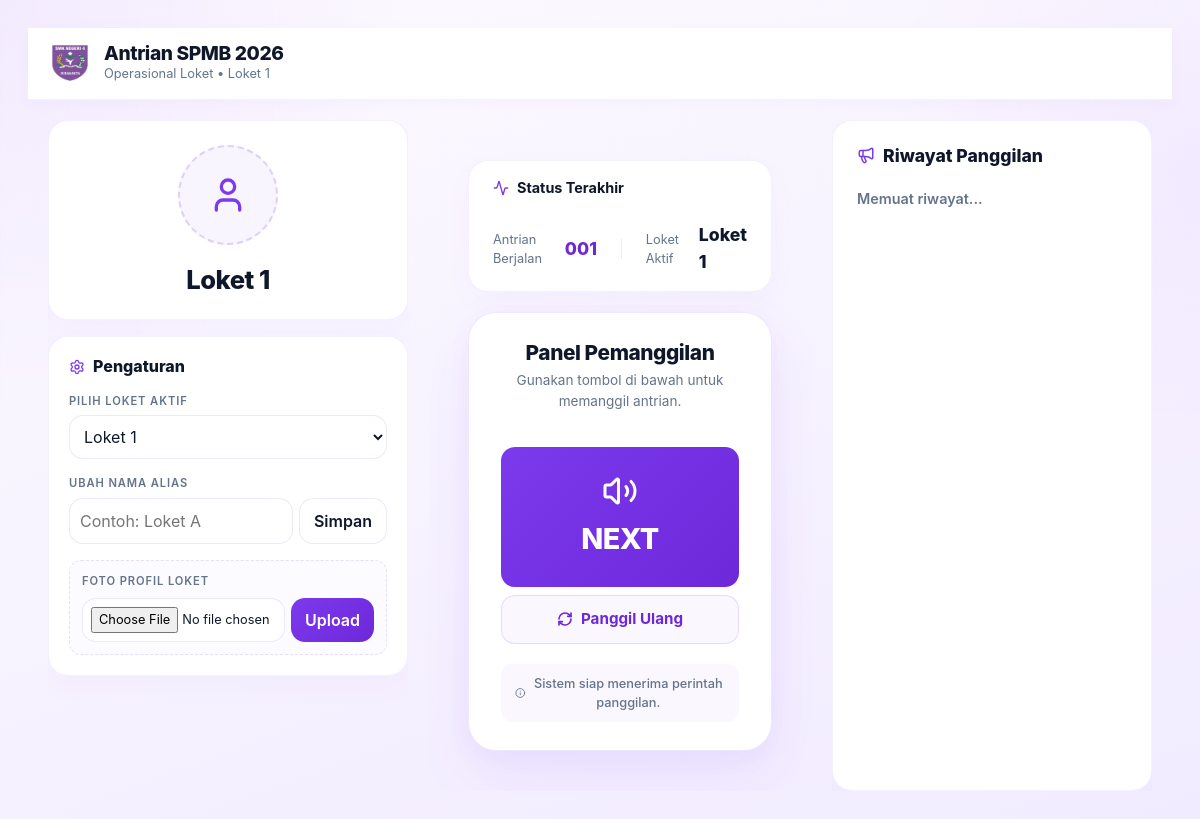
The page /loket?loket=1 (signed in) on the database as committed earlier.
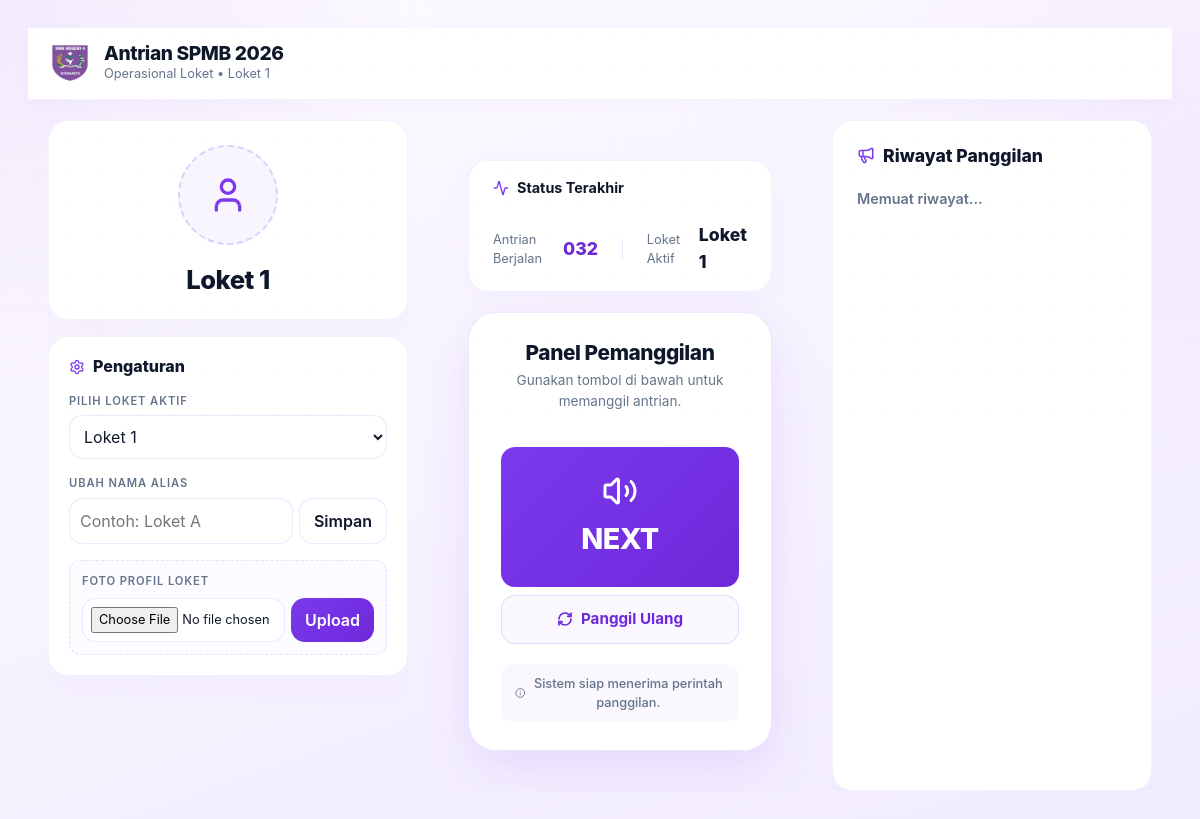
The same page on the database as committed later.
### tables this page shows
CREATE TABLE users (
                id INTEGER PRIMARY KEY AUTOINCREMENT,
                username TEXT NOT NULL UNIQUE,
                password_hash TEXT NOT NULL,
                role TEXT NOT NULL CHECK (role IN ("admin", "loket")),
                created_at TEXT NOT NULL
            , alias TEXT NOT NULL DEFAULT "", loket_number INTEGER NOT NULL DEFAULT 0);

CREATE TABLE state (
            id INTEGER PRIMARY KEY CHECK (id = 1),
            antrian INTEGER NOT NULL DEFAULT 0,
            loket INTEGER NOT NULL DEFAULT 0,
            panggil INTEGER NOT NULL DEFAULT 0
        );

### index.php (called while the page is built, shortened)
<?php
$requestUri = $_SERVER['REQUEST_URI'] ?? '';
$path = parse_url($requestUri, PHP_URL_PATH);
if ($path === '/' || $path === '/admin' || $path === '/index.php') {
    $page = $_GET['page'] ?? 'admin';
} elseif (strpos($path, '/loket') === 0) {
    $page = 'loket';
} elseif ($path === '/layar') {
    $page = 'layar';
} elseif ($path === '/admin') {
    $page = 'admin';
} elseif ($path === '/login') {
    $page = 'login';
} elseif ($path === '/register') {
    $page = 'register';
} elseif ($path === '/logout') {
    $page = 'logout';
} else {
    $page = '404';
}
$pageMap = [
    'menu' => __DIR__ . '/views/menu.php',
    'layar' => __DIR__ . '/views/layar.php',
    'admin' => __DIR__ . '/views/admin.php',
    'loket' => __DIR__ . '/views/loket.php',
    'login' => __DIR__ . '/auth/login.php',
    'register' => __DIR__ . '/auth/register.php',
    'logout' => __DIR__ . '/auth/logout.php',
];
require $pageMap[$page];

### auth/helpers.php (called while the page is built, shortened)
<?php
require_once __DIR__ . '/../config/database.php';
function antrian_base_url(): string
{
    static $baseUrl = null;
    if ($baseUrl !== null) {
        return $baseUrl;
    }
    $basePath = rtrim(dirname($_SERVER['SCRIPT_NAME']), '\\/');
    $basePath = rtrim($basePath, '\\/');
    $baseUrl = $basePath;
    return $baseUrl;
}
function antrian_csrf_token(): string
{
    return $_SESSION['_csrf_token'];
}
function antrian_loket_user_by_number(int $loketNumber): ?array
{
    $statement = antrian_db()->prepare(
        'SELECT id, username, alias, loket_number, role, created_at
         FROM users
         WHERE role = "loket" AND loket_number = :loket_number
         LIMIT 1'
    );
    $statement->bindValue(':loket_number', $loketNumber, PDO::PARAM_INT);
    $statement->execute();
    $user = $statement->fetch();
    return $user ?: null;
}

### config/database.php (called while the page is built, shortened)
<?php
function antrian_db(): PDO
{
    static $pdo = null;
    if ($pdo instanceof PDO) {
        return $pdo;
    }
    $databasePath = __DIR__ . '/../database/antrian.sqlite';
    $pdo = new PDO('sqlite:' . $databasePath);
    $pdo->setAttribute(PDO::ATTR_ERRMODE, PDO::ERRMODE_EXCEPTION);
    $pdo->setAttribute(PDO::ATTR_DEFAULT_FETCH_MODE, PDO::FETCH_ASSOC);
    $pdo->setAttribute(PDO::ATTR_TIMEOUT, 5);
    $pdo->exec('PRAGMA busy_timeout = 5000');
    $pdo->exec('PRAGMA journal_mode = WAL');
    $pdo->exec('PRAGMA synchronous = NORMAL');
    $pdo->exec('PRAGMA foreign_keys = ON');
    $pdo->exec(
        'CREATE TABLE IF NOT EXISTS state (
            id INTEGER PRIMARY KEY CHECK (id = 1),
            antrian INTEGER NOT NULL DEFAULT 0,
            loket INTEGER NOT NULL DEFAULT 0,
            panggil INTEGER NOT NULL DEFAULT 0
        )'
    );
    $pdo->exec('INSERT OR IGNORE INTO state (id, antrian, loket, panggil) VALUES (1, 0, 0, 0)');
    $pdo->exec(
        'CREATE TABLE IF NOT EXISTS app_settings (
            id INTEGER PRIMARY KEY CHECK (id = 1),
            intro_text TEXT NOT NULL,
            outro_text TEXT NOT NULL,
            queue_start INTEGER NOT NULL DEFAULT 1,
            display_cols INTEGER NOT NULL DEFAULT 4,
            display_rows INTEGER NOT NULL DEFAULT 2
        )'
    );
    $pdo->exec(
        'INSERT OR IGNORE INTO app_settings (id, intro_text, outro_text, queue_start)
            VALUES (1, "", "", 1)'
    );
    $pdo->exec(
        'CREATE TABLE IF NOT EXISTS loket_last_call (
            loket INTEGER PRIMARY KEY,
            antrian INTEGER NOT NULL DEFAULT 0,
            updated_at TEXT NOT NULL
        )'
    );
    $pdo->exec(
        'CREATE TABLE IF NOT EXISTS call_history (
            id INTEGER PRIMARY KEY AUTOINCREMENT,
            loket INTEGER NOT NULL,
            antrian INTEGER NOT NULL,
            created_at TEXT NOT NULL
        )'
    );
    $pdo->exec(
        'CREATE TABLE IF NOT EXISTS users (
            id INTEGER PRIMARY KEY AUTOINCREMENT,
            username TEXT NOT NULL UNIQUE,
            alias TEXT NOT NULL DEFAULT "",
            loket_number INTEGER NOT NULL DEFAULT 0,
            password_hash TEXT NOT NULL,
            role TEXT NOT NULL CHECK (role IN ("admin", "loket")),
            created_at TEXT NOT NULL
        )'
    );
    $pdo->exec('UPDATE users SET alias = username WHERE alias = "" OR alias IS NULL');
    $legacyRole = implode('', array_map('chr', [99, 108, 105, 101, 110, 116]));
    $pdo->prepare('UPDATE users SET role = :new_role WHERE role = :old_role')
        ->execute([
            'new_role' => 'loket',
            'old_role' => $legacyRole,
        ]);
    $pdo->exec('CREATE UNIQUE INDEX IF NOT EXISTS idx_users_loket_number ON users(loket_number) WHERE role = "loket"');
    return $pdo;
}
function antrian_state(): array
{
    $statement = antrian_db()->query('SELECT id, antrian, loket, panggil FROM state WHERE id = 1');
    $state = $statement ? $statement->fetch() : false;
    return $state ?: [
        'id' => 1,
        'antrian' => 0,
        'loket' => 0,
        'panggil' => 0,
    ];
}
function antrian_format_number(int $number): string
{
    return str_pad((string) $number, 3, '0', STR_PAD_LEFT);
}

### views/loket.php (the view, shortened to what the rows shown need)
<?php
require __DIR__ . '/../config/database.php';
require __DIR__ . '/../auth/helpers.php';
$loket = filter_input(INPUT_GET, 'loket', FILTER_VALIDATE_INT);
$loket = $loket && $loket > 0 ? $loket : (int) ($_GET['loket'] ?? 1);
$loket = $loket > 0 ? $loket : 1;
$requestedLoket = $loket;
$currentLoketAccount = antrian_loket_user_by_number($requestedLoket);
$loket = $requestedLoket;
$aliasName = $currentLoketAccount ? ($currentLoketAccount['alias'] ?: 'Loket ' . $loket) : 'Loket ' . $loket;
$state = antrian_state();
$currentQueue = antrian_format_number((int) $state['antrian']);
$csrfToken = antrian_csrf_token();
?><!DOCTYPE html>
<html lang="id">
<head>
    <link href="<?= antrian_base_url() ?>/assets/vendor/bootstrap/bootstrap.min.css" rel="stylesheet">
    <link rel="stylesheet" href="<?= antrian_base_url() ?>/assets/css/style.css">
</head>
<body class="app-shell app-loket app-admin" data-role="loket" data-base-url="<?= antrian_base_url() ?>" data-next-base-url="<?= antrian_base_url() ?>/api/next.php" data-loket="<?= $loket ?>" data-csrf-token="<?= htmlspecialchars($csrfToken, ENT_QUOTES, 'UTF-8') ?>">
    <nav class="admin-navbar" style="display: flex; justify-content: space-between; align-items: center;">
        <div style="display: flex; align-items: center; gap: 16px;">
            <div>
                <h1 style="font-size: 1.2rem; font-weight: 800; margin: 0; letter-spacing: -0.02em;">Antrian SPMB 2026</h1>
                <p style="font-size: 0.8rem; color: var(--muted); margin: 0;">Operasional Loket &bull; <?= htmlspecialchars($aliasName, ENT_QUOTES, 'UTF-8') ?></p>
            </div>
        </div>
    </nav>
    <div class="admin-layout">
        <div class="admin-sidebar" style="width: 360px;">
            <div class="panel-card-premium" style="gap: 12px; align-items: center; text-align: center; padding: 24px;">
                <h2 id="loketTitle" style="font-weight: 850; letter-spacing: -0.02em; margin: 8px 0 0 0; color: var(--text); font-size: 1.6rem;">
                </h2>
            </div>
            <div class="panel-card-premium" style="padding: 20px; gap: 16px;">
                <h2 style="font-size: 1rem; font-weight: 800; margin: 0; color: var(--text); display: flex; align-items: center; gap: 8px;">
                    <i data-lucide="settings" class="text-primary" style="width: 16px; height: 16px;"></i> Pengaturan
                </h2>
            </div>
        </div>
        <div class="admin-main" style="overflow-y: auto; padding: 40px; display: flex; flex-direction: column; align-items: center; justify-content: flex-start; gap: 20px; background: transparent; border: none; box-shadow: none;">
            <div class="panel-card-premium" style="padding: 16px 24px; width: 100%; max-width: 480px; border-radius: 20px; flex-shrink: 0;">
                <div style="display: flex; align-items: center; gap: 24px; justify-content: space-between; flex-wrap: wrap;">
                    <div style="display: flex; gap: 24px; align-items: center;">
                        <div style="display: flex; align-items: center; gap: 8px;">
                            <span style="font-size: 0.8rem; color: var(--muted);">Antrian Berjalan</span>
                            <strong id="currentQueueNumber" style="font-size: 1.1rem; color: var(--accent-strong); font-weight: 850;"><?= htmlspecialchars($currentQueue, ENT_QUOTES, 'UTF-8') ?></strong>
                        </div>
                    </div>
                </div>
            </div>
            <div class="panel-card-premium" style="padding: 28px 32px; width: 100%; max-width: 480px; border-radius: 28px; box-shadow: 0 24px 60px rgba(124, 58, 237, 0.08), 0 8px 24px rgba(124, 58, 237, 0.04); border: 1px solid rgba(124, 58, 237, 0.12); text-align: center; display: flex; flex-direction: column; gap: 20px;">
                <div>
                    <h2 style="font-size: 1.3rem; font-weight: 850; margin: 0; color: var(--text); letter-spacing: -0.02em;">Panel Pemanggilan</h2>
                </div>
            </div>
        </div>
        <div class="admin-sidebar" style="width: 320px; overflow-y: auto;">
            <div class="panel-card-premium" style="padding: 24px; min-height: 100%; display: flex; flex-direction: column;">
                <h2 style="font-size: 1.1rem; font-weight: 850; margin: 0 0 20px 0; color: var(--text); display: flex; align-items: center; gap: 8px;">
                    <i data-lucide="megaphone" class="text-primary" style="width: 18px; height: 18px;"></i> Riwayat Panggilan
                </h2>
            </div>
        </div>
    </div>
</body>
</html>

Rows that differ between the two databases and show on the page:
changed state: antrian "001" → "032"
